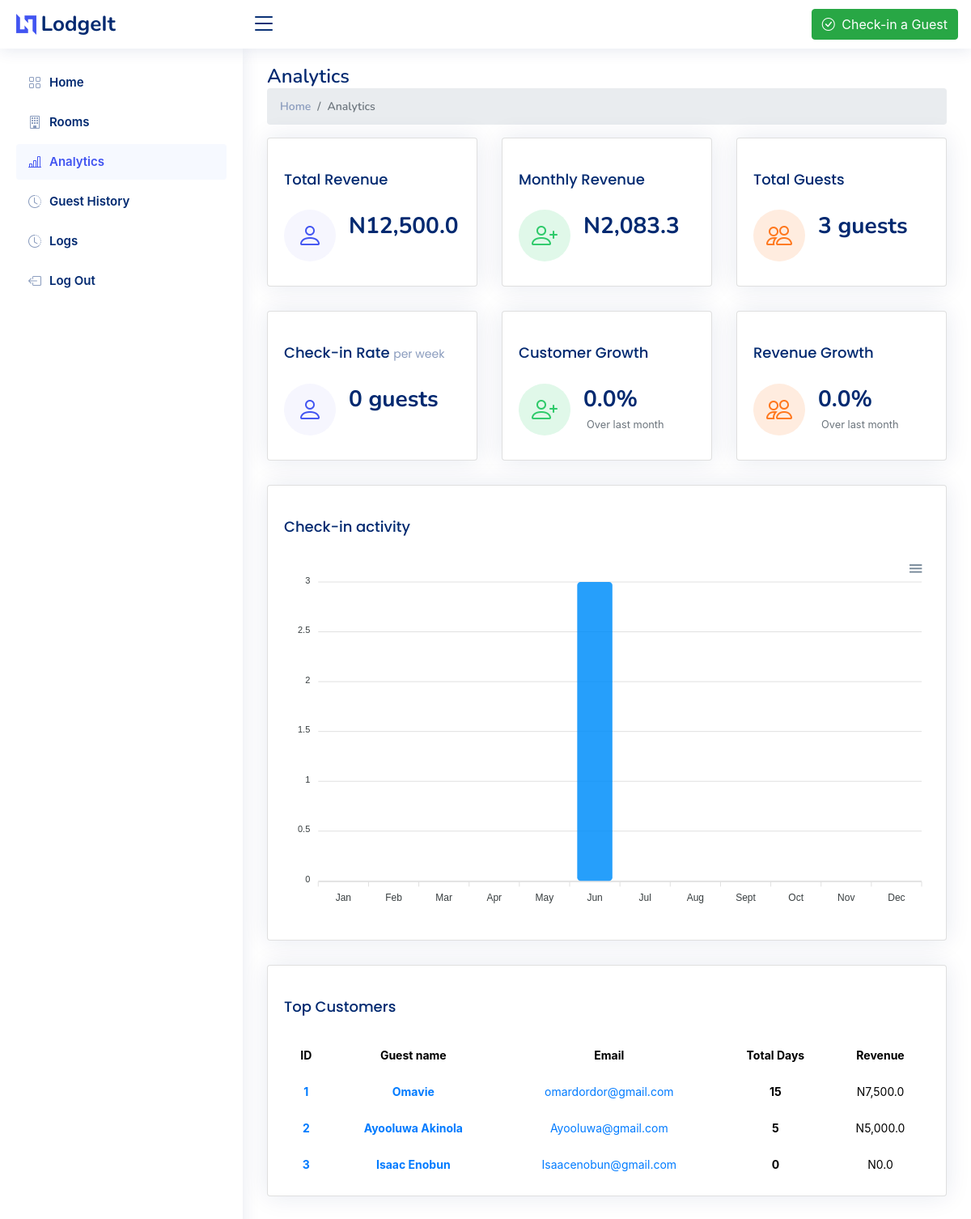
Screenshot of /analytics (signed in) with the database file from the repository.
### LodgeApp/models.py (models this page shows, shortened)
class Guest(models.Model):
    name = models.CharField(max_length=50)
    email = models.EmailField()
    number = models.IntegerField()
    room  = models.ForeignKey(Room, on_delete=models.CASCADE)
    check_in = models.DateTimeField(auto_now_add=True)
    staff = models.ForeignKey(Staff, on_delete=models.CASCADE)
    check_out = models.DateTimeField(null=True,blank=True)
    revenue = models.ForeignKey(Revenue, on_delete=models.CASCADE, null=True, blank=True)
    company = models.ForeignKey(Company, on_delete=models.CASCADE, null=True)
    duration = models.IntegerField(null=True)

class Revenue(models.Model):
    revenue = models.DecimalField(max_digits=10, decimal_places=1, default=0)
    company = models.ForeignKey(Company, on_delete=models.CASCADE, null=True)

### LodgeApp/views.py (the view)
# urls.py: path('analytics', views.analytics, name='analytics'),
def analytics(request):
    if not request.user.is_authenticated:
        return redirect('sign-in')
    top_guests = Guest.objects.filter(company=request.user.company).order_by('-revenue__revenue')[:5]
    guests = Guest.objects.filter(company=request.user.company)
    check_ins = CheckIns.objects.filter(time__year=timezone.now().year, company=request.user.company)
    year_dict = {i:0 for i in range(1,13)}
    for check_in in check_ins:
        month = check_in.time.month
        year_dict[month] += 1
    check_in_data = list(year_dict.values())
    check_in_rate = int(np.sum(check_in_data)/(timezone.now().month * 4))
    if timezone.now().month == 1:
        guest_growth = 0
    else:
        try:
            guest_growth = (check_in_data[(timezone.now().month)-1] - check_in_data[(timezone.now().month)-2])/check_in_data[(timezone.now().month)-2] *100
        except:
            guest_growth = 0
    total_revenue = 0
    for guest in guests:
        try:
            rev = guest.revenue
            total_revenue += rev.revenue
        except:
            total_revenue += 0
    monthly_revenue = (total_revenue/(timezone.now().month))
    month_revenue_guests = Guest.objects.filter(check_out__month=timezone.now().month, company=request.user.company)
    if timezone.now().month != 1:
        prev_month_revenue_guests = Guest.objects.filter(check_out__month=(timezone.now().month)-1, company=request.user.company)
    else:
        prev_month_revenue_guests = {}
    month_revenue = 0
    for guests in month_revenue_guests:
        revenue = guests.revenue
        try:
            month_revenue+= revenue.revenue
        except:
            month_revenue+= 0
    prev_month_revenue = 0
    for guests in prev_month_revenue_guests:
        revenue = guests.revenue
        try:
            prev_month_revenue+= revenue.revenue
        except:
            prev_month_revenue+= 0
    try:
        revenue_growth = ((month_revenue-prev_month_revenue)/prev_month_revenue)*100
    except:
        revenue_growth = 0
    available_rooms = Room.objects.filter(room_status=False,
                                          company=request.user.company)
    context = {
        'available_rooms':available_rooms,
        'check_in_data':check_in_data,
        'guests':Guest.objects.filter(company=request.user.company),
        'top_guests':top_guests,
        'check_in_rate':check_in_rate,
        'guest_growth':guest_growth,
        'total_revenue':float(total_revenue),
        'monthly_revenue':monthly_revenue,
        'revenue_growth':revenue_growth,
        'page_name':'Analytics'
    }
    return render(request, 'analytics.html', context)

### LodgeApp/templates/analytics.html (shortened to what this page needs)
{% extends 'base.html' %}
{% load static %}
{% load custom_filters %}
{% load custom_tags %}
{% load humanize %}
{% block content %}
<body>
  {% include 'partials/_header.html' %}
  {% include 'sidebar.html' %}
  <main id="main" class="main">
    <div class="pagetitle">
      <h1>Analytics</h1>
      <nav>
        <ol class="breadcrumb">
          <li class="breadcrumb-item"><a href="#">Home</a></li>
          <li class="breadcrumb-item active">Analytics</li>
        </ol>
      </nav>
    </div>
    <section class="section dashboard">
      <div class="row">
        <div class="col-xxl-6 col-xl-12 col-lg-12 col-md-12">
          <div class="row">
            <div class="col-xxl-6 col-xl-4 col-lg-4 col-md-6">
              <div class="card info-card sales-card">
                <div class="card-body">
                  <h5 class="card-title">Total Revenue </h5>
                  <div class="d-flex align-items-center">
                    <div
                      class="card-icon rounded-circle d-flex align-items-center justify-content-center"
                    >
                      <i class="bi bi-person"></i>
                    </div>
                    <div class="ps-3">
                      <h6>N{{total_revenue|floatformat:1|intcomma}}</h6>
                      <span class="text-muted small pt-2 ps-1"></span>
                    </div>
                  </div>
                </div>
              </div>
            </div>
            <div class="col-xxl-6 col-xl-4 col-lg-4 col-md-6">
              <div class="card info-card revenue-card">
                <div class="card-body">
                  <h5 class="card-title">
                    Monthly Revenue
                  </h5>
                  <div class="d-flex align-items-center">
                    <div
                      class="card-icon rounded-circle d-flex align-items-center justify-content-center"
                    >
                      <i class="bi bi-person-plus"></i>
                    </div>
                    <div class="ps-3">
                      <h6>N{{monthly_revenue|floatformat:1|intcomma}}</h6>
                      <span class="text-muted small pt-2 ps-1"></span>
                    </div>
                  </div>
                </div>
              </div>
            </div>
            <div class="col-xxl-6 col-xl-4 col-lg-4 col-md-6">
              <div class="card info-card customers-card">
                <div class="card-body">
                  <h5 class="card-title">
                    Total Guests
                  </h5>
                  <div class="d-flex align-items-center">
                    <div
                      class="card-icon rounded-circle d-flex align-items-center justify-content-center"
                    >
                      <i class="bi bi-people"></i>
                    </div>
                    <div class="ps-3">
                      <h6>{{guests|length}} guests</h6>
                      <span class="text-muted small pt-2 ps-1"></span>
                    </div>
                  </div>
                </div>
              </div>
            </div>
            <div class="col-xxl-6 col-xl-4 col-lg-4 col-md-6">
              <div class="card info-card sales-card">
                <div class="card-body">
                  <h5 class="card-title">
                    Check-in Rate <span>per week</span>
                  </h5>
                  <div class="d-flex align-items-center">
                    <div
                      class="card-icon rounded-circle d-flex align-items-center justify-content-center"
                    >
                      <i class="bi bi-person"></i>
                    </div>
                    <div class="ps-3">
                      <h6>{{check_in_rate}} guests</h6>
                      <span class="text-muted small pt-2 ps-1"></span>
                    </div>
                  </div>
                </div>
              </div>
            </div>
            <div class="col-xxl-6 col-xl-4 col-lg-4 col-md-6">
              <div class="card info-card revenue-card">
                <div class="card-body">
                  <h5 class="card-title">Customer Growth </h5>
                  <div class="d-flex align-items-center">
                    <div
                      class="card-icon rounded-circle d-flex align-items-center justify-content-center"
                    >
                      <i class="bi bi-person-plus"></i>
                    </div>
                    <div class="ps-3">
                      <h6>{{guest_growth|stringformat:".1f"}}%</h6>
                      <span class="text-muted small pt-2 ps-1">Over last month</span>
                    </div>
                  </div>
                </div>
              </div>
            </div>
            <div class="col-xxl-6 col-xl-4 col-lg-4 col-md-6">
              <div class="card info-card customers-card">
                <div class="card-body">
                  <h5 class="card-title">
                    Revenue Growth
                  </h5>
                  <div class="d-flex align-items-center">
                    <div
                      class="card-icon rounded-circle d-flex align-items-center justify-content-center"
                    >
                      <i class="bi bi-people"></i>
                    </div>
                    <div class="ps-3">
                      <h6>{{revenue_growth|stringformat:".1f"}}%</h6>
                      <span class="text-muted small pt-2 ps-1">Over last month</span>
                    </div>
                  </div>
                </div>
              </div>
            </div>
          </div>
        </div>
        <div class="col-xxl-6 col-xl-12 col-lg-12">
          <div class="card">
            <div class="card-body">
              <h5 class="card-title">Check-in activity</h5>
              <div id="barChart"></div>
            </div>
          </div>
        </div>
        <div class="col-12">
          <div class="card top-selling overflow-auto">
            <div class="card-body pb-0">
              <h5 class="card-title">Top Customers </h5>
              <table class="table table-borderless text-center">
                <thead>
                  <tr>
                    <th scope="col">ID</th>
                    <th scope="col">Guest name</th>
                    <th scope="col">Email</th>
                    <th scope="col">Total Days</th>
                    <th scope="col">Revenue</th>
                  </tr>
                </thead>
                <tbody>
                  {% for guest in top_guests %}
                  <tr>
                      <th scope="row">
                        <a href="#">{{ forloop.counter }}</a>
                      </th>
                      <td><a href="#" class="text-primary fw-bold">{{guest.name}}</a></td>
                      <td><a href="mailto:{{guest.email}}">{{guest.email}}</a></td>
                      <td class="fw-bold">{{guest.duration}}</td>
                      <td>N{{ guest.revenue.revenue|floatformat:1|intcomma }}</td>
                    </tr>
                  {% endfor %}
                </tbody>
              </table>
            </div>
          </div>
        </div>
      </div>
    </section>
  </main>
</body>
{% endblock content %}

### LodgeApp/static/css/style.css (style rules this page uses)
:root { scroll-behavior: smooth; }
body { font-family: "Open Sans", sans-serif; background: #f6f9ff; color: #444444; }
a { color: #4154f1; text-decoration: none; }
h1, h2, h3, h4, h5, h6 { font-family: "Nunito", sans-serif; }
#main { margin-top: 60px; padding: 20px 30px; transition: all 0.3s; }
.pagetitle { margin-bottom: 10px; }
.pagetitle h1 { font-size: 24px; margin-bottom: 0; font-weight: 600; color: #012970; }
.card { margin-bottom: 30px; border: none; border-radius: 5px; box-shadow: 0px 0 30px rgba(1, 41, 112, 0.1); }
.card-title { padding: 20px 0 15px 0; font-size: 18px; font-weight: 500; color: #012970; font-family: "Poppins", sans-serif; }
.card-title span { color: #899bbd; font-size: 14px; font-weight: 400; }
.card-body { padding: 0 20px 20px 20px; }
.breadcrumb { font-size: 14px; font-family: "Nunito", sans-serif; color: #899bbd; font-weight: 600; }
.breadcrumb a { color: #899bbd; transition: 0.3s; }
.breadcrumb .breadcrumb-item::before { color: #899bbd; }
.breadcrumb .active { color: #51678f; font-weight: 600; }
@media (min-width: 1200px) { #main, #footer { margin-left: 300px; } }
.dashboard .info-card { padding-bottom: 10px; }
.dashboard .info-card h6 { font-size: 28px; color: #012970; font-weight: 700; margin: 0; padding: 0; }
.dashboard .card-icon { font-size: 32px; line-height: 0; width: 64px; height: 64px; flex-shrink: 0; flex-grow: 0; }
.dashboard .sales-card .card-icon { color: #4154f1; background: #f6f6fe; }
.dashboard .revenue-card .card-icon { color: #2eca6a; background: #e0f8e9; }
.dashboard .customers-card .card-icon { color: #ff771d; background: #ffecdf; }
.dashboard .top-selling { font-size: 14px; }
.dashboard .top-selling .table thead { background: #f6f6fe; }
.dashboard .top-selling .table thead th { border: 0; }
.dashboard .top-selling .table tbody td { vertical-align: middle; }

### LodgeApp/static/css/room-carousel.css (style rules this page uses)
.row { display: flex; justify-content: center; }

### rows the page displays
Guest: name "Omavie", email "omardordor@gmail.com", duration "15", revenue.revenue "7,500.0"
Guest: name "Ayooluwa Akinola", email "Ayooluwa@gmail.com", duration "5", revenue.revenue "5,000.0"
Guest: name "Isaac Enobun", email "Isaacenobun@gmail.com", duration "0", revenue.revenue "0.0"

### other values shown
{{ total_revenue|floatformat:1|intcomma }} "12,500.0"
{{ monthly_revenue|floatformat:1|intcomma }} "2,083.3"
{{ guests|length }} "3"
{{ check_in_rate }} "0"
{{ guest_growth|stringformat:".1f" }} "0.0"
{{ revenue_growth|stringformat:".1f" }} "0.0"
